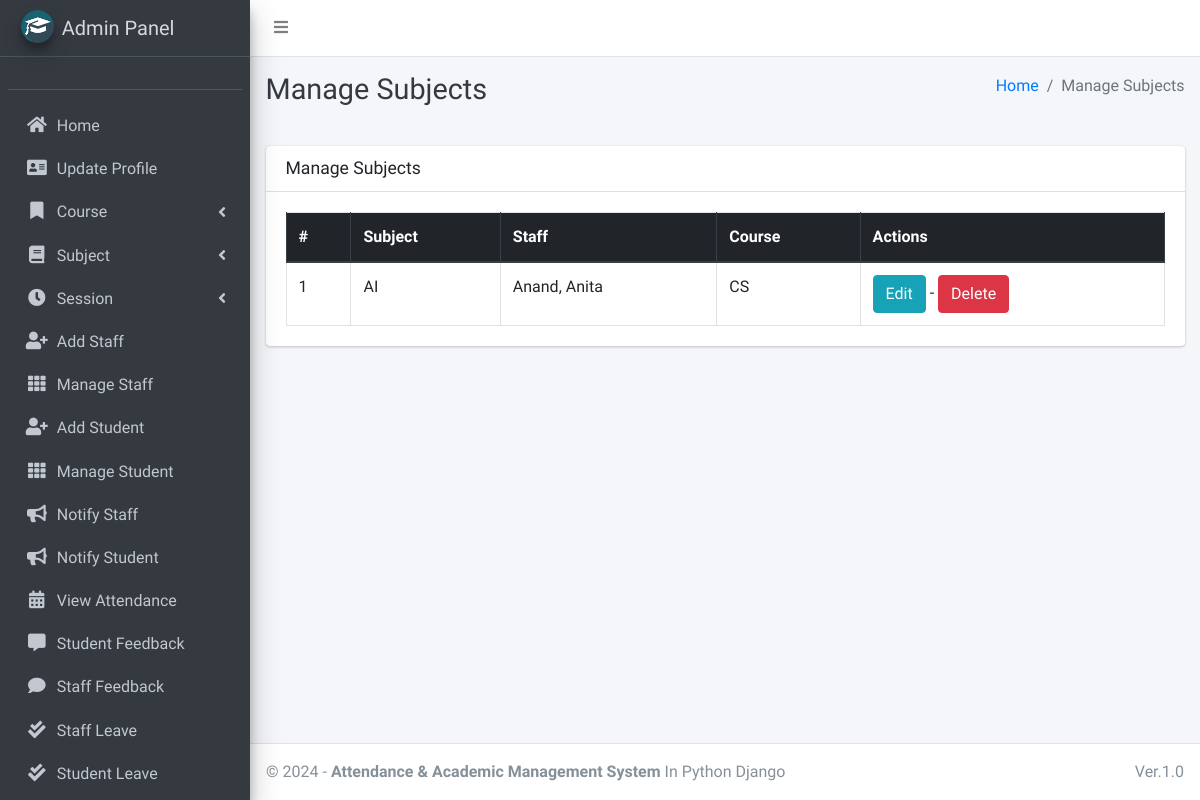
The app's page /subject/manage/ (signed in), older data.
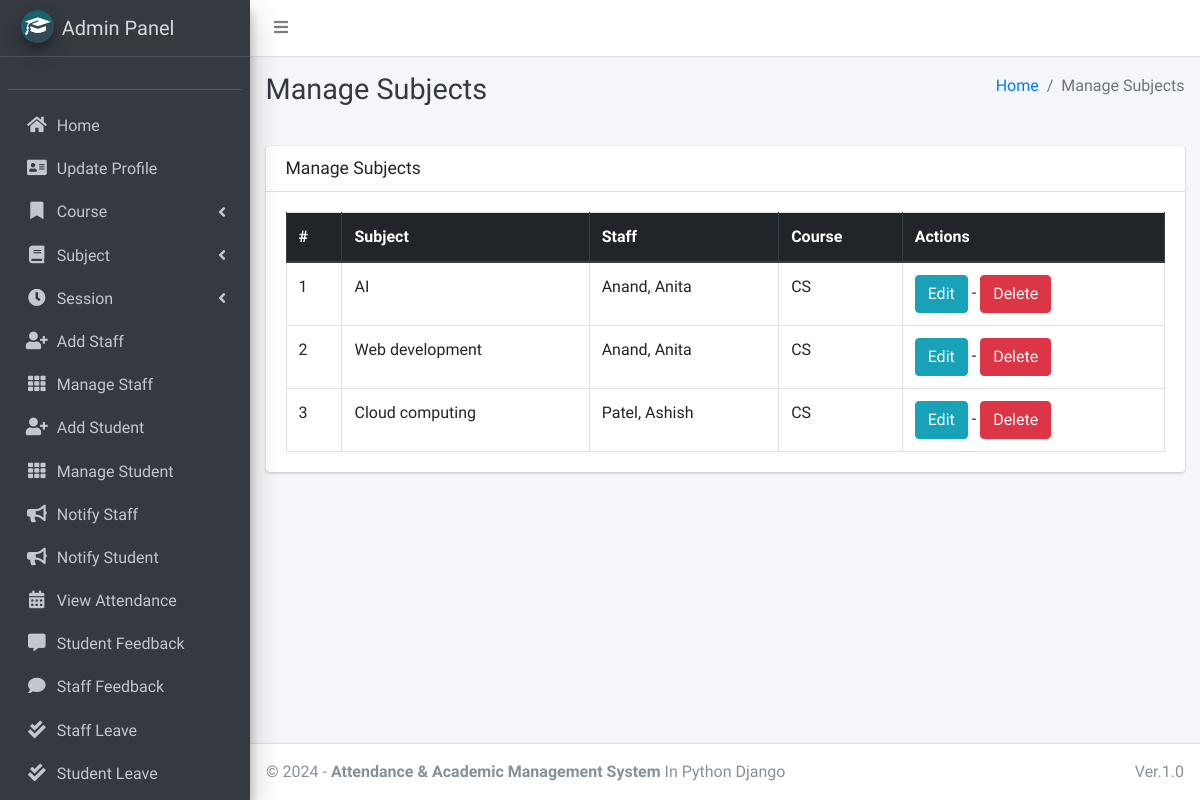
The same page, newer data.
### main_app/models.py (models this page shows, shortened)
class Subject(models.Model):
    name = models.CharField(max_length=120)
    staff = models.ForeignKey(Staff,on_delete=models.CASCADE,)
    course = models.ForeignKey(Course, on_delete=models.CASCADE)
    updated_at = models.DateTimeField(auto_now=True)
    created_at = models.DateTimeField(auto_now_add=True)

class Staff(models.Model):
    course = models.ForeignKey(Course, on_delete=models.DO_NOTHING, null=True, blank=False)
    admin = models.OneToOneField(CustomUser, on_delete=models.CASCADE)

class CustomUser(AbstractUser):
    USER_TYPE = ((1, "HOD"), (2, "Staff"), (3, "Student"))
    GENDER = [("M", "Male"), ("F", "Female")]
    username = None  # Removed username, using email instead
    email = models.EmailField(unique=True)
    user_type = models.CharField(default=1, choices=USER_TYPE, max_length=1)
    gender = models.CharField(max_length=1, choices=GENDER)
    profile_pic = models.ImageField()
    address = models.TextField()
    fcm_token = models.TextField(default="")  # For firebase notifications
    created_at = models.DateTimeField(auto_now_add=True)
    updated_at = models.DateTimeField(auto_now=True)
    USERNAME_FIELD = "email"
    REQUIRED_FIELDS = []
    objects = CustomUserManager()
    def __str__(self):
        return self.last_name + ", " + self.first_name

class Course(models.Model):
    name = models.CharField(max_length=120)
    created_at = models.DateTimeField(auto_now_add=True)
    updated_at = models.DateTimeField(auto_now=True)

### main_app/hod_views.py (the view)
# urls.py: path("subject/manage/", hod_views.manage_subject, name='manage_subject'),
def manage_subject(request):
    subjects = Subject.objects.all()
    context = {
        'subjects': subjects,
        'page_title': 'Manage Subjects'
    }
    return render(request, "hod_template/manage_subject.html", context)

### main_app/templates/hod_template/manage_subject.html
{% extends 'main_app/base.html' %}
{% load static %}
{% block page_title %}{{page_title}}{% endblock page_title %}
{% block content %}
<section class="content">
    <div class="container-fluid">
        <div class="row">
            <div class="col-md-12">
                <div class="card">
                    <div class="card-header">
                        <h3 class="card-title">{{page_title}}</h3>
                    </div>
                    <div class="card-body">
                        <table id="example2" class="table table-bordered table-hover">
                            <thead class="thead-dark">
                                <tr>
                                    <th>#</th>
                                    <th>Subject</th>
                                    <th>Staff</th>
                                    <th>Course</th>
                                    <th>Actions</th>
                                </tr>
                            </thead>
                            <tbody>
                                {% for subject in subjects %}
                                <tr>
                                    <td>{{ forloop.counter }}</td>
                                    <td>{{subject.name}}</td>
                                    <td>{{subject.staff.admin}}</td>
                                    <td>{{subject.course.name}}</td>
                                    <td>
                                        <a href="{% url 'edit_subject' subject.id %}" class="btn btn-info">Edit</a> -
                                        <a href="{% url 'delete_subject' subject.id %}" onclick="return confirm('Are you sure you want to delete this ?')" class="btn btn-danger">Delete</a>
                                    </td>
                                </tr>
                                {% endfor %}
                            </tbody>
                        </table>
                    </div>
                </div>
            </div>
        </div>
    </div>
</section>
{% endblock content %}

Row changes from the older to the newer data that the page shows:
added Subject: name "Web development", staff.admin "Anand, Anita", course.name "CS"
added Subject: name "Cloud computing", staff.admin "Patel, Ashish", course.name "CS"
